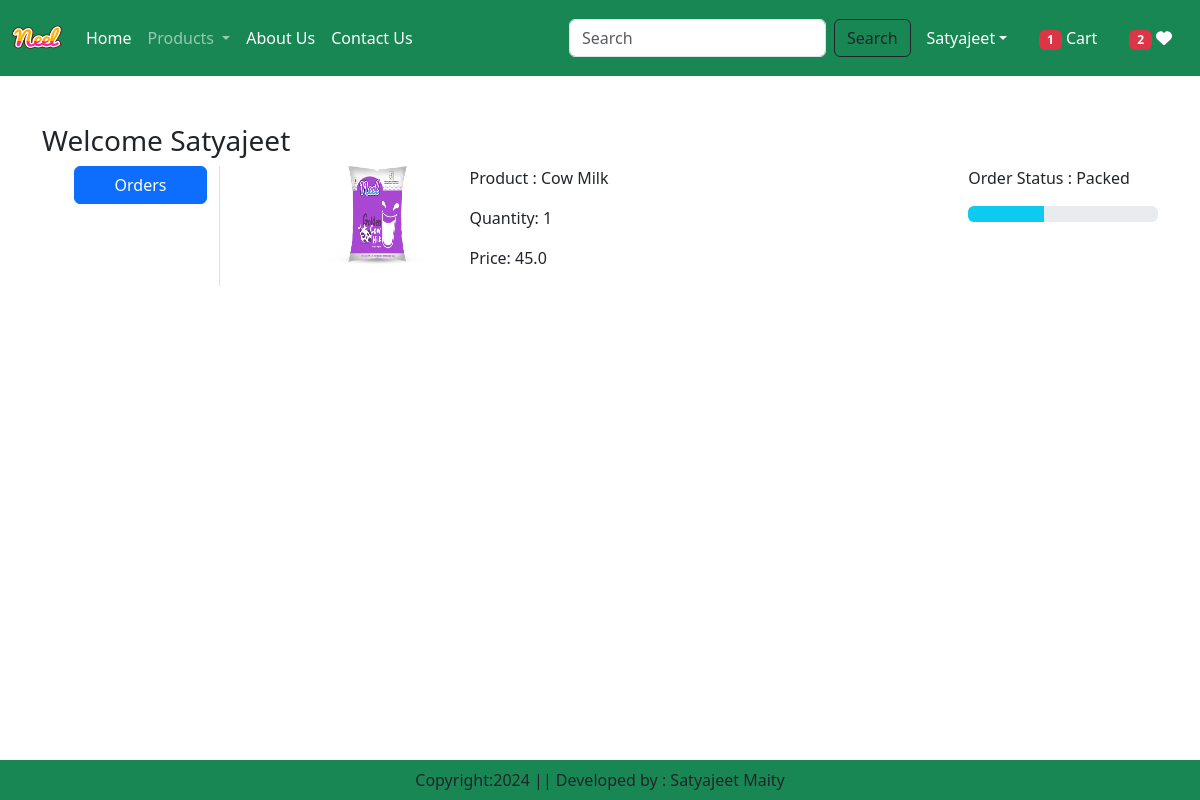
Screenshot of /orders/ (signed in) with the database file from the repository.
### app/models.py (models this page shows, shortened)
class OrderPlaced(models.Model):
    user = models.ForeignKey(User,on_delete=models.CASCADE)
    customer = models.ForeignKey(Customer,on_delete=models.CASCADE)
    product = models.ForeignKey(Product,on_delete=models.CASCADE)
    quantity = models.PositiveIntegerField(default=1)
    ordered_date = models.DateTimeField(auto_now_add=True)
    status = models.CharField(max_length=50,choices=STATUS_CHOICES,default='Pending')
    payment = models.ForeignKey(Payment,on_delete=models.CASCADE,default="")
    @property
    def total_cost(self):
        return self.quantity * self.product.discounted_price

class Product(models.Model):
    title = models.CharField(max_length=100)
    selling_price = models.FloatField()
    discounted_price = models.FloatField()
    description = models.TextField()
    composition = models.TextField(default='')
    prodapp = models.TextField(default='')
    category = models.CharField(choices=CATEGORY_CHOICES, max_length=2)
    product_image = models.ImageField(upload_to='product')

### app/views.py (the view)
# urls.py: path('orders/',views.orders,name='orders'),
@login_required
def orders(request):
    totalitem = 0
    wishitem = 0
    if request.user.is_authenticated:
        totalitem = len(Cart.objects.filter(user=request.user))
        wishitem = len(Wishlist.objects.filter(user=request.user))
    order_placed=OrderPlaced.objects.filter(user=request.user)
    return render(request,'app/orders.html',locals())

### app/templates/app/orders.html (shortened to what this page needs)
{% extends 'app/base.html' %}
{% load static %}
{% block main-content %}
    <div class="container my-5">
        <div class="row">
            <h3>Welcome <span class="text-capitalize">{{request.user}}</span></h3>
            <div class="col-sm-2 border-end">
                <ul class="list- unstyled">
                    <li class="d-grid"><a href="{% url 'orders' %}" class="btn btn-primary">Orders</a></li>
                </ul>
            </div>
            <div class="col-sm-9 offset-sm-1">
                {% for op in order_placed %}
                    <div class="row">
                        <div class="col-sm-2">
                            <img src="{{op.product.product_image.url}}" class="img -fluid" height="100" width="100" />
                        </div>
                        <div class="col-sm-7">
                            <p>Product : {{op.product.title}}</p>
                            <p>Quantity: {{op.quantity}}</p>
                            <p>Price: {{op.total_cost}}
                        </div>
                        <div class="col-sm-3">
                            <p> Order Status : {{op.status}} </p>
                            {% if op.status == 'Packed' %}
                                <div class="progress">
                                    <div class="progress-bar bg-info" role="progressbar" style="width: 40%" aria-valuenow="40" aria-valuemin="0" aria-valuemax="100"></div>
                                </div>
                            {% endif %}
                        </div>
                    </div>
                {% endfor %}
            </div>
        </div>
    </div>
{% endblock main-content%}

### app/templates/app/base.html (shortened to what this page needs)
<!DOCTYPE html>
{% load static %}
<html lang="en">
<head>
    <link href="https://cdn.jsdelivr.net/npm/bootstrap@5.3.2/dist/css/bootstrap.min.css" rel="stylesheet"
>
    <link rel="stylesheet" href="{% static 'app/css/owl.carousel.min.css'%}">
    <link rel="stylesheet" href="{% static 'app/css/all.min.css'%}">
    <link rel="stylesheet" href="{% static 'app/css/style.css'%}">
</head>
<body>
    <nav class="navbar navbar-expand-lg navbar-dark bg-success">
        <div class="container-fluid">
            <a class="navbar-brand" href="#">
                <img src="{% static 'app/images/product/Neel.png' %}" width="50" height="50" />
            </a>
            <div class="collapse navbar-collapse" id="navbarSupportedContent">
                <ul class="navbar-nav me-auto mb-2 mb-lg-0">
                    {% if request.user.is_authenticated %}
                    <li class="nav-item">
                        <a class="nav-link active" aria-current="page" href="/">Home</a>
                    </li>
                    <li class="nav-item dropdown">
                        <a class="nav-link dropdown-toggle" href="#" id="navbarDropdown" role="button"
                            data-bs-toggle="dropdown" aria-expanded="false">
                            Products
                        </a>
                    </li>
                    <li class="nav-item">
                        <a class="nav-link text-white" href="{% url 'about' %}">About Us</a>
                    </li>
                    <li class="nav-item">
                        <a class="nav-link text-white" href="{% url 'contact' %}">Contact Us</a>
                    </li>
                </ul>
                <form class="d-flex" role="search" action="/search">
                    <input class="form-control me-2" type="search" placeholder="Search" name="search" aria-label="Search">
                    <button class="btn btn-outline-dark" type="submit">Search</button>
                </form>
            </div>
            <ul class="navbar-nav me-auto mb-2 mb-lg-0">
                <li class="nav-item dropdown mx-2">
                    <a class="nav-link dropdown-toggle text-white" href="#" id="profileDropdown" role="button"
                        data-bs-toggle="dropdown" aria-expanded="false">{{request.user.username|capfirst}}</a>
                </li>
                <li class="nav-item mx-2">
                    <a href="{% url 'showcart' %}" class="nav-link text-white">
                        <span class="badge bg-danger">
                            {% if totalitem > 0 %} {{totalitem}} {% endif %}
                        </span>
                        Cart
                    </a>
                </li>
                <li class="nav-item mx-2">
                    <a href="{% url 'showwishlist' %}" class="nav-link text-white">
                        <span class="badge bg-danger">
                            {% if wishitem > 0 %} {{wishitem}} {% endif %}
                        </span>
                        <i class="fa fa-heart"></i>
                    </a>
                </li>
                {% endif %}
            </ul>
        </div>
    </nav>
    {% block main-content %}{% endblock main-content %}
    <footer class="container-fluid fixed-bottom bg-success text-center p-2 mt-4">
        Copyright:2024 || Developed by : Satyajeet Maity
    </footer>
</body>
</html>

### rows the page displays
OrderPlaced: product.product_image (picture), product "Cow Milk", quantity "1", total_cost "45.0", status "Packed"

### other values shown
{{ request.user.username|capfirst }} "Satyajeet"
{{ totalitem }} "1"
{{ wishitem }} "2"
{{ request.user }} "Satyajeet"
